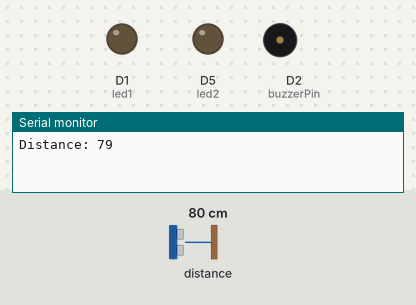
A sketch run on a simulated ESP8266 (NodeMCU). On the bench: output pins drawn as LEDs (lit = HIGH), buzzer (waves = sounding), the last lines printed to the serial monitor. Wiring (inferred from the names in the program): ultrasonic range finder: trigger D4; echo D3. Dashed ring = blinking. Inputs (shaded band) come from the test bench; at power-on: distance to the obstacle 80 cm. The echo pulse lasts 58.3 µs per cm; WiFi joins after 1.5 s; servers stay silent unless stated; pins used as bus, display or sensor lines are not drawn.

Above: at 5.0 s.
5.1 s: distance to the obstacle set to 22 cm
8.0 s: distance to the obstacle set to 19 cm
At 8.31 s:
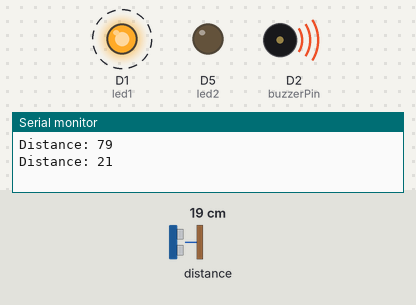
14.3 s: distance to the obstacle set to 12 cm
17.8 s: distance to the obstacle set to 9 cm
At 19.1 s:
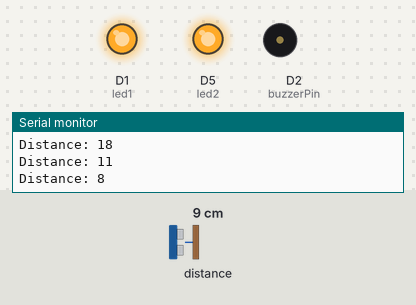
24.1 s: distance to the obstacle set to 18 cm
At 25.9 s:
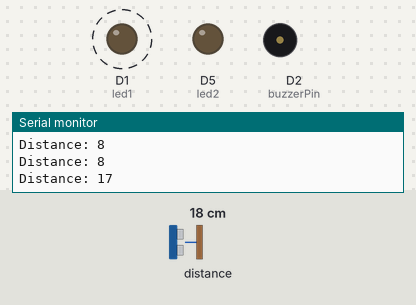
30.4 s: distance to the obstacle set to 2 cm
At 32.48 s:
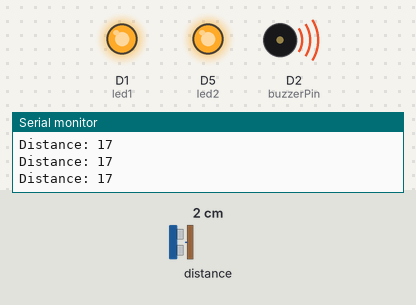
Timing chart, 0 to 37.4 s (numbered marks = the images above; inputs shaded):
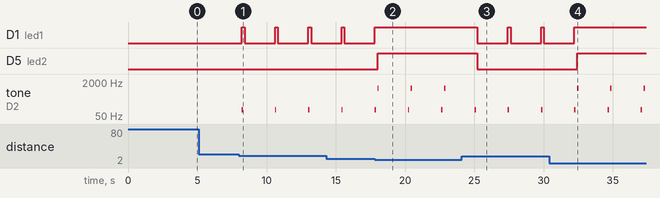

Measured:
- the behaviour switches between 21 and 20 cm on distance to the obstacle (found by bisection; images 0 and 1)
- the behaviour switches between 11 and 10 cm on distance to the obstacle (found by bisection; images 1 and 2)
- after the input at 8.0 s, D1 (led1): alternates HIGH for 0.20 s and LOW for 2.2 s, starting after 0.21 s; tone on D2 (buzzerPin): alternates 100 Hz for 0.10 s and silent for 2.3 s, starting after 0.21 s
- after the input at 17.8 s, D1 (led1): goes on until 17.8 s, then stays HIGH; D5 (led2): LOW → HIGH after 0.22 s
- after the input at 24.1 s, D1 (led1): alternates HIGH for 0.20 s and LOW for 2.2 s, starting after 1.1 s; D5 (led2): HIGH → LOW after 1.1 s
- after the input at 30.4 s, D1 (led1): goes on until 32.2 s, then stays HIGH; D5 (led2): LOW → HIGH after 2.0 s

The sketch:

ins.ino
```cpp
#define BLYNK_TEMPLATE_ID "TMPL3lwQEwl-u"
#define BLYNK_TEMPLATE_NAME "ins"

#define BLYNK_FIRMWARE_VERSION "0.1.0"
#define BLYNK_PRINT Serial

#include <ESP8266WiFi.h>
#include <BlynkSimpleEsp8266.h>


const int led1=D1;
const int led2=D5;
const int triggerPin=D4;
const int echoPin=D3;
const int buzzerPin=D2;

long duration;
int distance;


char auth[] = "ibLlDbb0al-x_3UO594VYjzVn3Y_Y9QG";

// Your WiFi credentials.
// Set password to "" for open networks.
char ssid[] = "iQOO Neo7";
char pass[] = "your_wifi_password";

void setup(){
  pinMode(led1,OUTPUT);
  pinMode(led2,OUTPUT);
  pinMode(triggerPin,OUTPUT);
  pinMode(echoPin,INPUT);
  pinMode(buzzerPin,OUTPUT);
  Serial.begin(9600);
  Blynk.begin(auth, ssid, pass);
  delay(2000);
}

void loop(){
   digitalWrite(triggerPin,LOW);
  delayMicroseconds(2);

  digitalWrite(triggerPin,HIGH);
  delayMicroseconds(10);
  digitalWrite(triggerPin,LOW);

  duration=pulseIn(echoPin,HIGH);

  distance =duration * 0.034/2;
  Blynk.virtualWrite(V0, distance);
  if(distance<20){
    digitalWrite(led1,HIGH);
    tone(buzzerPin, 100);
    delay(100);
    noTone(buzzerPin);
    delay(100);
  }
  if(distance<10){
    digitalWrite(led1,HIGH);
    digitalWrite(led2,HIGH);
    tone(buzzerPin,1000);
    delay(100);
    noTone(buzzerPin);
    delay(100);
  }
  else{
    digitalWrite(led1,LOW);
    digitalWrite(led2,LOW);
    delay(100);
    noTone(buzzerPin);
    delay(100);
  }
  Blynk.run();
  Serial.print("Distance: ");
  Serial.println(distance);
  delay(2000);
}
```
